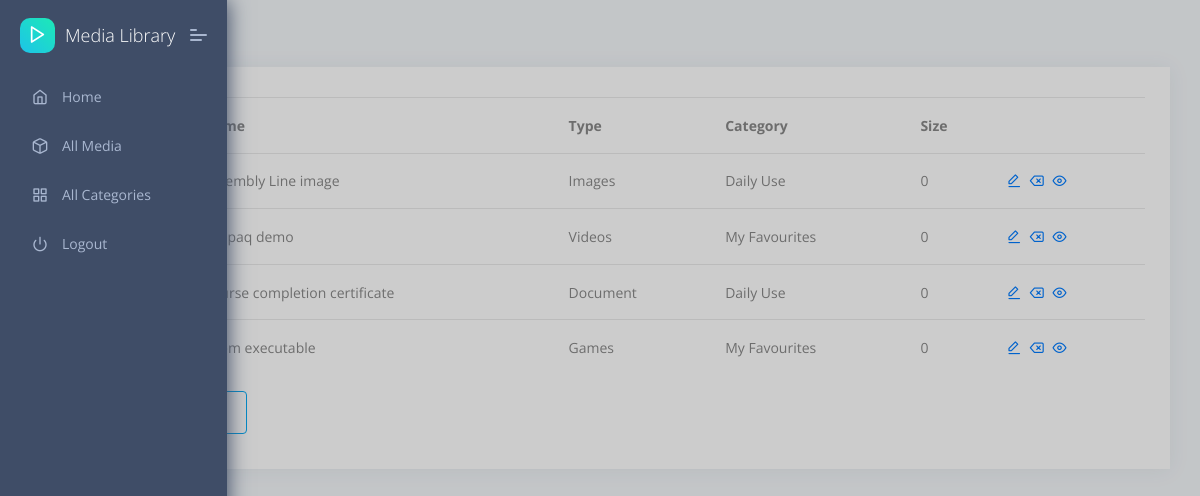
The app's page / (signed in) with its own data.
### media/models.py (models this page shows, shortened)
class MediaItem(models.Model):
    class Meta:
        verbose_name = "Media Item"
        verbose_name_plural = "Media Items"
        db_table = 'Media_Item'
    name = models.CharField(max_length=200)
    type = models.ForeignKey(MediaType, on_delete=models.SET_NULL, null=True)
    category = models.ForeignKey(
        MediaCategory, on_delete=models.SET_NULL, null=True)
    path = models.FileField(upload_to=user_directory_path)
    size = models.BigIntegerField(default=0)
    created_on = models.DateTimeField('Created On', default=datetime.now)
    updated_on = models.DateTimeField('Updated On', default=datetime.now)
    created_by = models.ForeignKey(
        User, on_delete=models.SET_NULL, null=True, name='Created By', related_name='+')
    updated_by = models.ForeignKey(
        User, on_delete=models.SET_NULL,  null=True, name='Updated By', related_name='+')

### media/views.py (the view)
# urls.py: path('', views.index, name='index'),
@login_required(login_url="/login/")
def index(request):
    all_medias = get_data_from_db('all_media')
    pprint(list(all_medias))
    return render(request, "media/index.html", {'all_media': all_medias})

### media/sql_wrapper.py (called while the page is built)
def get_data_from_db(name, params=None):
    query = None
    if name == 'all_media':
        query = all_media_query
        if params and 'id' in params:
            query += ' where mi.id={id}'.format(id=params['id'])
    elif name == 'all_category':
        query = all_category_query
    with connection.cursor() as cursor:
        cursor.execute(query)
        records = __recordToJson(cursor)
    return records

def __recordToJson(cursor):
    colnames = [x[0] for x in cursor.description]
    tmprec = cursor.fetchall()
    records = []
    for rec in tmprec:
        records.append(dict(zip(colnames, rec)))
    return records

### templates/media/index.html (shortened to what this page needs)
{% extends "layouts/base.html" %}
{% block content %}
<div class="pcoded-content">
    <div class="pcoded-inner-content">
        <div class="page-header">
            <div class="page-block">
                <div class="row align-items-center">
                    <div class="col-md-12">
                        <ul class="breadcrumb">
                            <li class="breadcrumb-item"><a href="{% url 'index' %}"></a></li>
                            <li class="breadcrumb-item"><a href="javascript:">Home</a></li>
                        </ul>
                    </div>
                </div>
            </div>
        </div>
        <div class="main-body">
            <div class="page-wrapper">
                <div class="row">
                    <div class="col-xl-12">
                        <div class="card">
                            <div class="card-block table-border-style">
                                <div class="table-responsive">
                                    <table class="table table-hover">
                                        <thead>
                                            <tr>
                                                <th>#</th>
                                                <th>Name</th>
                                                <th>Type</th>
                                                <th>Category</th>
                                                <th>Size</th>
                                                <th></th>
                                            </tr>
                                        </thead>
                                        <tbody>
                                            {% for media in all_media %}
                                            <tr>
                                                <th scope="row">{{media.id}}</th>
                                                <td>{{media.name}}</td>
                                                <td>{{media.type}}</td>
                                                <td>{{media.category}}</td>
                                                <td>{{media.size}}</td>
                                                <td>
                                                    <span>
                                                        <a href="{% url 'media_update' media.id %}">
                                                            <i class="feather icon-edit-1" style="padding-right:5px;cursor:pointer;"></i>
                                                        </a>
                                                        <a href="{% url 'media_delete' media.id %}">
                                                            <i class="feather icon-delete" style="padding-right:5px;cursor:pointer;"></i>
                                                        </a>
                                                        <a href="{% url 'media_detail' media.id %}">
                                                            <i class="feather icon-eye" style="padding-right:5px;cursor:pointer;"></i>
                                                        </a>
                                                    </span>
                                                </td>
                                            </tr>
                                            {% endfor %}
                                        </tbody>
                                    </table>
                                </div>
                                <a href="{% url 'create_new' %}">
                                    <button type="button" class="btn btn-outline-primary" title="" data-toggle="tooltip" data-original-title="Add your own media file">Add Media</button>
                                </a>
                            </div>
                        </div>
                    </div>
                </div>
            </div>
        </div>
    </div>
</div>
{% endblock content %}

### templates/layouts/base.html (shortened to what this page needs)
<!DOCTYPE html>
<html lang="en">
<head>
    <link rel="stylesheet" href="/static/assets/fonts/fontawesome/css/fontawesome-all.min.css">
    <link rel="stylesheet" href="/static/assets/plugins/animation/css/animate.min.css">
    <link rel="stylesheet" href="/static/assets/css/style.css">
</head>
<body>
    {% include 'includes/sidebar.html' %}
    <div class="pcoded-main-container">
        <div class="pcoded-wrapper">
            {% block content %}{% endblock content %}
        </div>
    </div>
</body>
</html>

### templates/includes/sidebar.html
<nav class="pcoded-navbar">
    <div class="navbar-wrapper">
        <div class="navbar-brand header-logo">
            <a href="" class="b-brand">
                <div class="b-bg">
                    <i class="feather icon-play"></i>
                </div>
                <span class="b-title">Media Library</span>
            </a>
            <a class="mobile-menu" id="mobile-collapse" href="javascript:"><span></span></a>
        </div>
        <div class="navbar-content scroll-div">
            <ul class="nav pcoded-inner-navbar">
                <li data-username=""
                    class="nav-item">
                    <a href="/" class="nav-link "><span class="pcoded-micon"><i class="feather icon-home"></i></span><span class="pcoded-mtext">Home</span></a>
                </li>
                <li data-username=""
                    class="nav-item">
                    <a href="/" class="nav-link "><span class="pcoded-micon"><i class="feather icon-box"></i></span><span class="pcoded-mtext">All Media</span></a>
                </li>
                <li data-username=""
                    class="nav-item">
                    <a href="{% url 'category_list' %}" class="nav-link "><span class="pcoded-micon"><i class="feather icon-grid"></i></span><span class="pcoded-mtext">All Categories</span></a>
                </li>
                <li data-username="Disabled Menu" class="nav-item">
                    <a href="{% url 'logout' %}" class="nav-link">
                        <span class="pcoded-micon"><i class="feather icon-power"></i></span><span class="pcoded-mtext">Logout</span>
                    </a>
                </li>
            </ul>
        </div>
    </div>
</nav>

### records on screen
MediaItem: name "Assembly Line image", type "Images", category "Daily Use", size "0"
MediaItem: name "hp ipaq demo", type "Videos", category "My Favourites", size "0"
MediaItem: name "Course completion certificate", type "Document", category "Daily Use", size "0"
MediaItem: name "Zoom executable", type "Games", category "My Favourites", size "0"
